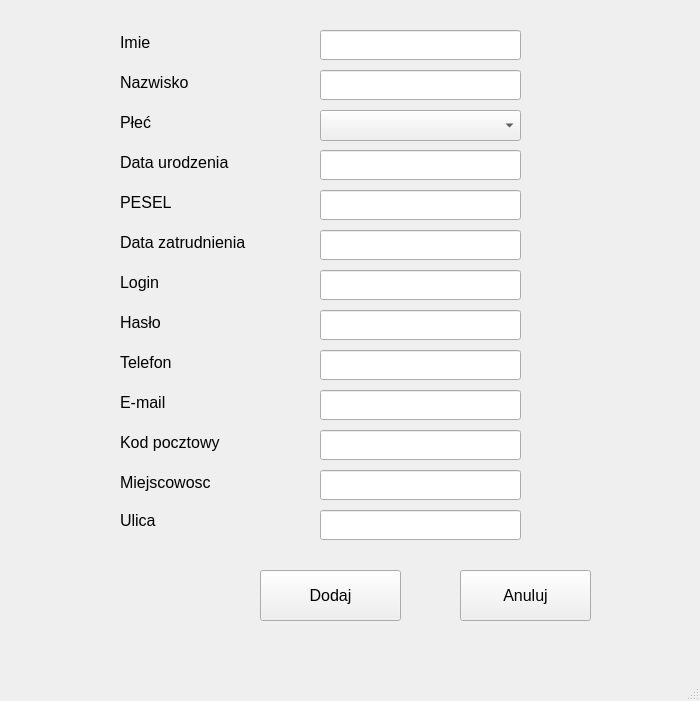
<?xml version="1.0" encoding="UTF-8"?>
<ui version="4.0">
 <class>MainWindow</class>
 <widget class="QMainWindow" name="MainWindow">
  <property name="geometry">
   <rect>
    <x>0</x>
    <y>0</y>
    <width>700</width>
    <height>701</height>
   </rect>
  </property>
  <property name="windowTitle">
   <string>MainWindow</string>
  </property>
  <widget class="QWidget" name="centralwidget">
   <widget class="QPushButton" name="pushButtonAdd">
    <property name="geometry">
     <rect>
      <x>260</x>
      <y>570</y>
      <width>141</width>
      <height>51</height>
     </rect>
    </property>
    <property name="font">
     <font>
      <pointsize>12</pointsize>
     </font>
    </property>
    <property name="text">
     <string>Dodaj</string>
    </property>
   </widget>
   <widget class="QPushButton" name="pushButtonAbort">
    <property name="geometry">
     <rect>
      <x>460</x>
      <y>570</y>
      <width>131</width>
      <height>51</height>
     </rect>
    </property>
    <property name="font">
     <font>
      <pointsize>12</pointsize>
     </font>
    </property>
    <property name="text">
     <string>Anuluj</string>
    </property>
   </widget>
   <widget class="QLineEdit" name="nameLineEdit">
    <property name="geometry">
     <rect>
      <x>320</x>
      <y>30</y>
      <width>201</width>
      <height>30</height>
     </rect>
    </property>
    <property name="font">
     <font>
      <pointsize>12</pointsize>
     </font>
    </property>
   </widget>
   <widget class="QLineEdit" name="surnameLineEdit">
    <property name="geometry">
     <rect>
      <x>320</x>
      <y>70</y>
      <width>201</width>
      <height>30</height>
     </rect>
    </property>
    <property name="font">
     <font>
      <pointsize>12</pointsize>
     </font>
    </property>
   </widget>
   <widget class="QLineEdit" name="peselLineEdit">
    <property name="geometry">
     <rect>
      <x>320</x>
      <y>190</y>
      <width>201</width>
      <height>30</height>
     </rect>
    </property>
    <property name="font">
     <font>
      <pointsize>12</pointsize>
     </font>
    </property>
   </widget>
   <widget class="QLabel" name="nameLabel">
    <property name="geometry">
     <rect>
      <x>120</x>
      <y>30</y>
      <width>160</width>
      <height>24</height>
     </rect>
    </property>
    <property name="font">
     <font>
      <pointsize>12</pointsize>
     </font>
    </property>
    <property name="text">
     <string>Imie</string>
    </property>
   </widget>
   <widget class="QLabel" name="surnameLabel">
    <property name="geometry">
     <rect>
      <x>120</x>
      <y>70</y>
      <width>160</width>
      <height>24</height>
     </rect>
    </property>
    <property name="font">
     <font>
      <pointsize>12</pointsize>
     </font>
    </property>
    <property name="text">
     <string>Nazwisko</string>
    </property>
   </widget>
   <widget class="QLineEdit" name="passwordLineEdit">
    <property name="geometry">
     <rect>
      <x>320</x>
      <y>310</y>
      <width>201</width>
      <height>30</height>
     </rect>
    </property>
    <property name="font">
     <font>
      <pointsize>12</pointsize>
     </font>
    </property>
   </widget>
   <widget class="QLineEdit" name="emailLineEdit">
    <property name="geometry">
     <rect>
      <x>320</x>
      <y>390</y>
      <width>201</width>
      <height>30</height>
     </rect>
    </property>
    <property name="font">
     <font>
      <pointsize>12</pointsize>
     </font>
    </property>
   </widget>
   <widget class="QLineEdit" name="cityCodeLineEdit">
    <property name="geometry">
     <rect>
      <x>320</x>
      <y>430</y>
      <width>201</width>
      <height>30</height>
     </rect>
    </property>
    <property name="font">
     <font>
      <pointsize>12</pointsize>
     </font>
    </property>
   </widget>
   <widget class="QLineEdit" name="cityLineEdit">
    <property name="geometry">
     <rect>
      <x>320</x>
      <y>470</y>
      <width>201</width>
      <height>30</height>
     </rect>
    </property>
    <property name="font">
     <font>
      <pointsize>12</pointsize>
     </font>
    </property>
   </widget>
   <widget class="QLineEdit" name="streetLineEdit">
    <property name="geometry">
     <rect>
      <x>320</x>
      <y>510</y>
      <width>201</width>
      <height>30</height>
     </rect>
    </property>
    <property name="font">
     <font>
      <pointsize>12</pointsize>
     </font>
    </property>
   </widget>
   <widget class="QLabel" name="peselLabel">
    <property name="geometry">
     <rect>
      <x>120</x>
      <y>190</y>
      <width>160</width>
      <height>24</height>
     </rect>
    </property>
    <property name="font">
     <font>
      <pointsize>12</pointsize>
     </font>
    </property>
    <property name="text">
     <string>PESEL</string>
    </property>
   </widget>
   <widget class="QLabel" name="sexLabel">
    <property name="geometry">
     <rect>
      <x>120</x>
      <y>110</y>
      <width>160</width>
      <height>24</height>
     </rect>
    </property>
    <property name="font">
     <font>
      <pointsize>12</pointsize>
     </font>
    </property>
    <property name="text">
     <string>Płeć</string>
    </property>
   </widget>
   <widget class="QLabel" name="passwordLabel">
    <property name="geometry">
     <rect>
      <x>120</x>
      <y>310</y>
      <width>160</width>
      <height>24</height>
     </rect>
    </property>
    <property name="font">
     <font>
      <pointsize>12</pointsize>
     </font>
    </property>
    <property name="text">
     <string>Hasło</string>
    </property>
   </widget>
   <widget class="QLabel" name="emailLabel">
    <property name="geometry">
     <rect>
      <x>120</x>
      <y>390</y>
      <width>160</width>
      <height>24</height>
     </rect>
    </property>
    <property name="font">
     <font>
      <pointsize>12</pointsize>
     </font>
    </property>
    <property name="text">
     <string>E-mail</string>
    </property>
   </widget>
   <widget class="QLabel" name="cityCodeLabel">
    <property name="geometry">
     <rect>
      <x>120</x>
      <y>430</y>
      <width>160</width>
      <height>24</height>
     </rect>
    </property>
    <property name="font">
     <font>
      <pointsize>12</pointsize>
     </font>
    </property>
    <property name="text">
     <string>Kod pocztowy</string>
    </property>
   </widget>
   <widget class="QLabel" name="cityLabel">
    <property name="geometry">
     <rect>
      <x>120</x>
      <y>470</y>
      <width>160</width>
      <height>24</height>
     </rect>
    </property>
    <property name="font">
     <font>
      <pointsize>12</pointsize>
     </font>
    </property>
    <property name="text">
     <string>Miejscowosc</string>
    </property>
   </widget>
   <widget class="QLabel" name="streetLabel">
    <property name="geometry">
     <rect>
      <x>120</x>
      <y>510</y>
      <width>160</width>
      <height>21</height>
     </rect>
    </property>
    <property name="font">
     <font>
      <pointsize>12</pointsize>
     </font>
    </property>
    <property name="text">
     <string>Ulica</string>
    </property>
   </widget>
   <widget class="QLineEdit" name="birthDateLineEdit">
    <property name="geometry">
     <rect>
      <x>320</x>
      <y>150</y>
      <width>201</width>
      <height>30</height>
     </rect>
    </property>
    <property name="font">
     <font>
      <pointsize>12</pointsize>
     </font>
    </property>
   </widget>
   <widget class="QLabel" name="birthDateLabel">
    <property name="geometry">
     <rect>
      <x>120</x>
      <y>150</y>
      <width>160</width>
      <height>24</height>
     </rect>
    </property>
    <property name="font">
     <font>
      <pointsize>12</pointsize>
     </font>
    </property>
    <property name="text">
     <string>Data urodzenia</string>
    </property>
   </widget>
   <widget class="QLineEdit" name="hireDateLineEdit">
    <property name="geometry">
     <rect>
      <x>320</x>
      <y>230</y>
      <width>201</width>
      <height>30</height>
     </rect>
    </property>
    <property name="font">
     <font>
      <pointsize>12</pointsize>
     </font>
    </property>
    <property name="text">
     <string/>
    </property>
   </widget>
   <widget class="QLabel" name="hireDateLabel">
    <property name="geometry">
     <rect>
      <x>120</x>
      <y>230</y>
      <width>160</width>
      <height>24</height>
     </rect>
    </property>
    <property name="font">
     <font>
      <pointsize>12</pointsize>
     </font>
    </property>
    <property name="text">
     <string>Data zatrudnienia</string>
    </property>
   </widget>
   <widget class="QLineEdit" name="loginLineEdit">
    <property name="geometry">
     <rect>
      <x>320</x>
      <y>270</y>
      <width>201</width>
      <height>30</height>
     </rect>
    </property>
    <property name="font">
     <font>
      <pointsize>12</pointsize>
     </font>
    </property>
   </widget>
   <widget class="QLabel" name="loginLabel">
    <property name="geometry">
     <rect>
      <x>120</x>
      <y>270</y>
      <width>160</width>
      <height>24</height>
     </rect>
    </property>
    <property name="font">
     <font>
      <pointsize>12</pointsize>
     </font>
    </property>
    <property name="text">
     <string>Login</string>
    </property>
   </widget>
   <widget class="QLabel" name="phoneLabel">
    <property name="geometry">
     <rect>
      <x>120</x>
      <y>350</y>
      <width>160</width>
      <height>24</height>
     </rect>
    </property>
    <property name="font">
     <font>
      <pointsize>12</pointsize>
     </font>
    </property>
    <property name="text">
     <string>Telefon</string>
    </property>
   </widget>
   <widget class="QLineEdit" name="phoneLineEdit">
    <property name="geometry">
     <rect>
      <x>320</x>
      <y>350</y>
      <width>201</width>
      <height>30</height>
     </rect>
    </property>
    <property name="font">
     <font>
      <pointsize>12</pointsize>
     </font>
    </property>
   </widget>
   <widget class="QComboBox" name="sexComboBox">
    <property name="geometry">
     <rect>
      <x>320</x>
      <y>110</y>
      <width>201</width>
      <height>31</height>
     </rect>
    </property>
   </widget>
   <zorder>pushButtonAdd</zorder>
   <zorder>pushButtonAbort</zorder>
   <zorder>nameLineEdit</zorder>
   <zorder>peselLineEdit</zorder>
   <zorder>nameLabel</zorder>
   <zorder>surnameLabel</zorder>
   <zorder>passwordLineEdit</zorder>
   <zorder>emailLineEdit</zorder>
   <zorder>cityCodeLineEdit</zorder>
   <zorder>cityLineEdit</zorder>
   <zorder>streetLineEdit</zorder>
   <zorder>peselLabel</zorder>
   <zorder>sexLabel</zorder>
   <zorder>passwordLabel</zorder>
   <zorder>emailLabel</zorder>
   <zorder>cityCodeLabel</zorder>
   <zorder>cityLabel</zorder>
   <zorder>streetLabel</zorder>
   <zorder>birthDateLineEdit</zorder>
   <zorder>birthDateLabel</zorder>
   <zorder>surnameLineEdit</zorder>
   <zorder>hireDateLineEdit</zorder>
   <zorder>hireDateLabel</zorder>
   <zorder>loginLineEdit</zorder>
   <zorder>loginLabel</zorder>
   <zorder>phoneLabel</zorder>
   <zorder>phoneLineEdit</zorder>
   <zorder>sexComboBox</zorder>
  </widget>
  <widget class="QMenuBar" name="menubar">
   <property name="geometry">
    <rect>
     <x>0</x>
     <y>0</y>
     <width>700</width>
     <height>21</height>
    </rect>
   </property>
  </widget>
  <widget class="QStatusBar" name="statusbar"/>
 </widget>
 <tabstops>
  <tabstop>nameLineEdit</tabstop>
  <tabstop>surnameLineEdit</tabstop>
  <tabstop>sexComboBox</tabstop>
  <tabstop>birthDateLineEdit</tabstop>
  <tabstop>peselLineEdit</tabstop>
  <tabstop>hireDateLineEdit</tabstop>
  <tabstop>loginLineEdit</tabstop>
  <tabstop>passwordLineEdit</tabstop>
  <tabstop>phoneLineEdit</tabstop>
  <tabstop>emailLineEdit</tabstop>
  <tabstop>cityCodeLineEdit</tabstop>
  <tabstop>cityLineEdit</tabstop>
  <tabstop>streetLineEdit</tabstop>
  <tabstop>pushButtonAdd</tabstop>
  <tabstop>pushButtonAbort</tabstop>
 </tabstops>
 <resources/>
 <connections/>
</ui>
